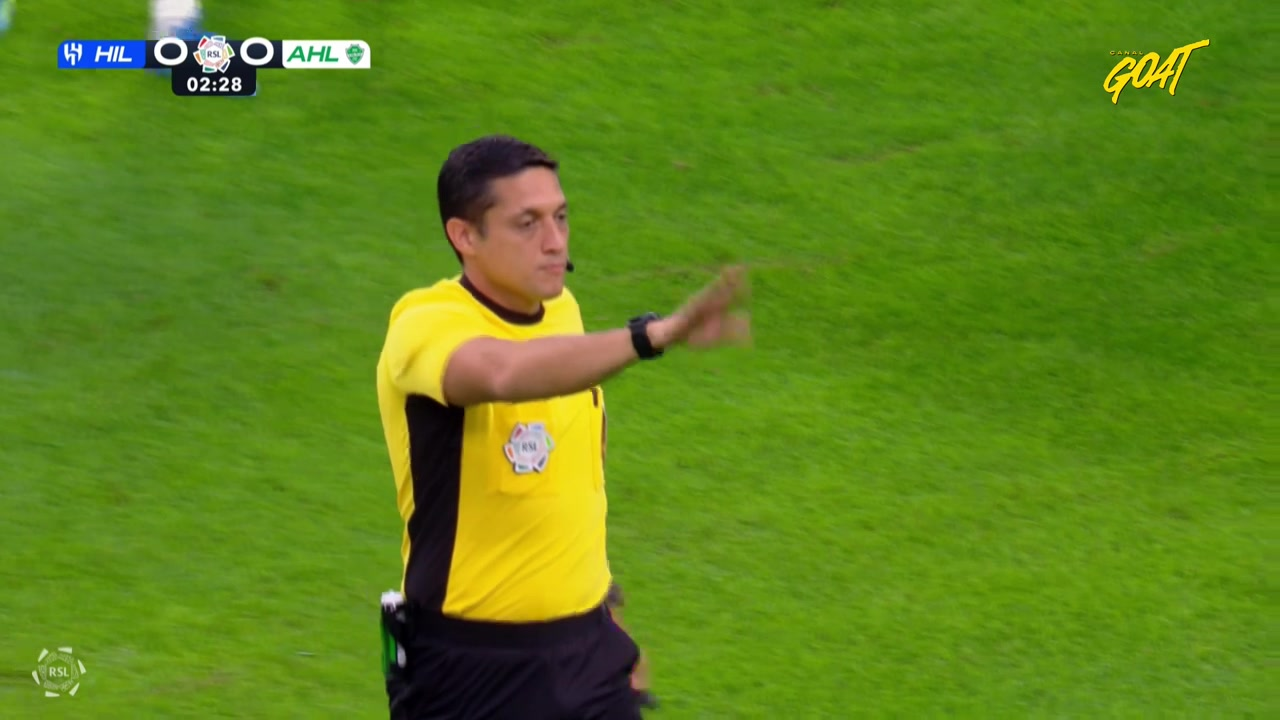
#> input picture tests/fixtures/placar_al_hilal_al_ahli_0x0.jpg, 1280 x 720 px; its folder holds only this picture in this run
$ python -i reels.py   (imports and definitions only)
#> lines starting #> are read from the running program, lines starting #| are printed output that depends on the picture; after the words box and inside, x2 and y2 are one past the last pixel; in counts of white or black regions, pixels touching at a corner belong together
"""
O clipe em 9:16, com a janela do corte ACOMPANHANDO o lance.

POR QUE NÃO É FUNDO DESFOCADO
    Fundo desfocado é o caminho seguro e é o que eu tinha proposto primeiro.
    O Vini recusou com razão: os canais grandes postam gol em 9:16 com a
    imagem cheia e a câmera seguindo a jogada, e ninguém quer parecer o
    amador ao lado deles.

POR QUE NÃO É RASTREIO DE BOLA
    Em plano aberto de transmissão a bola tem de 5 a 15 pixels, borra no
    chute, some atrás de perna e é confundida com meia branca e marcação de
    campo. Detector pronto erra muito nesse enquadramento e ainda custa
    minutos de CPU por clipe — num fluxo em que a graça é postar enquanto a
    comemoração rola, isso mata a ideia sozinho.

O QUE ELE FAZ, ENTÃO
    Grama é a cor dominante e não interessa. O que interessa — jogadores,
    árbitro, bola, trave — é tudo que NÃO é verde. Então a janela segue o
    centro de massa do não-verde, olhando só a faixa do campo (fora
    arquibancada, placar e o letreiro de patrocínio no rodapé).

    Isto é a mesma família do "auto reframe" do Premiere e do CapCut:
    saliência mais suavização. A transmissão já fez o trabalho difícil — o
    cinegrafista seguiu a bola — e aqui só é preciso não jogar fora o que
    ele enquadrou.

O QUE FAZ PARECER EDITADO, E NÃO AUTOMÁTICO
    Não é a detecção: é a SUAVIZAÇÃO e o LIMITE DE VELOCIDADE. Sem os dois,
    a janela treme a cada passe (o centro de massa pula quando um jogador
    entra ou sai do quadro) e panorâmica rápida em cima de panorâmica rápida
    embrulha o estômago de quem assiste. Tremor é o que denuncia automação.

MEDIDO EM CLIPE DE VERDADE (05/09/26)
    Num clipe de 22s do Al Hilal x Al Ahli, a janela andou 218 px dos 875
    possíveis, acompanhando árbitro e jogadores. Análise + recodificação
    levaram segundos, sem placa de vídeo.
"""
import glob
import os
import shutil
import subprocess
import tempfile

# Quadros por segundo da ANÁLISE. Não é a taxa do vídeo final: é de quantos
# em quantos instantes eu pergunto "onde está a ação?". Seis por segundo é
# mais que suficiente para uma janela que se move devagar, e mantém a conta
# barata.
FPS_ANALISE = 6.0
LARG_ANALISE = 320          # os quadros da análise são reduzidos para isto

# A faixa do quadro que eu olho. Fora dela: arquibancada em cima (torcida é
# "não-verde" e puxaria a janela para o alto o tempo todo) e o letreiro de
# patrocínio embaixo, que é fixo e não é lance.
TOPO_UTIL, BASE_UTIL = 0.38, 0.96

# Quanto tempo de janela a média móvel cobre. Dois segundos: curto demais
# treme, longo demais chega atrasado no contra-ataque.
SUAVIZACAO_SEG = 2.0

# Teto de velocidade da panorâmica, em pixels do quadro original por segundo.
VELOCIDADE_MAX = 55.0


def _mascara_nao_grama(img):
    """Uma imagem em cinza: claro onde NÃO é gramado."""
    from PIL import Image, ImageChops
    r, g, b = img.convert("RGB").split()
    # Verde domina quando g é maior que r E que b. O que sobra do máximo
    # entre (g-r) e (g-b) é o quanto aquele pixel é "verde"; invertendo,
    # tenho o quanto ele é qualquer outra coisa.
    verde = ImageChops.lighter(ImageChops.subtract(g, r),
                               ImageChops.subtract(g, b))
    return ImageChops.invert(verde.point(lambda v: 255 if v > 12 else 0))


def _centro_da_acao(caminho: str) -> float | None:
    """A coluna onde está a ação neste quadro, de 0 a LARG_ANALISE."""
    from PIL import Image
    with Image.open(caminho) as img:
#> img is the input picture: PIL image 1280x720 RGB; mean R, G, B 94.2, 132.2, 25.5
        larg, alt = img.size
#> larg = 1280; alt = 720
        faixa = img.crop((0, int(alt * TOPO_UTIL), larg, int(alt * BASE_UTIL)))
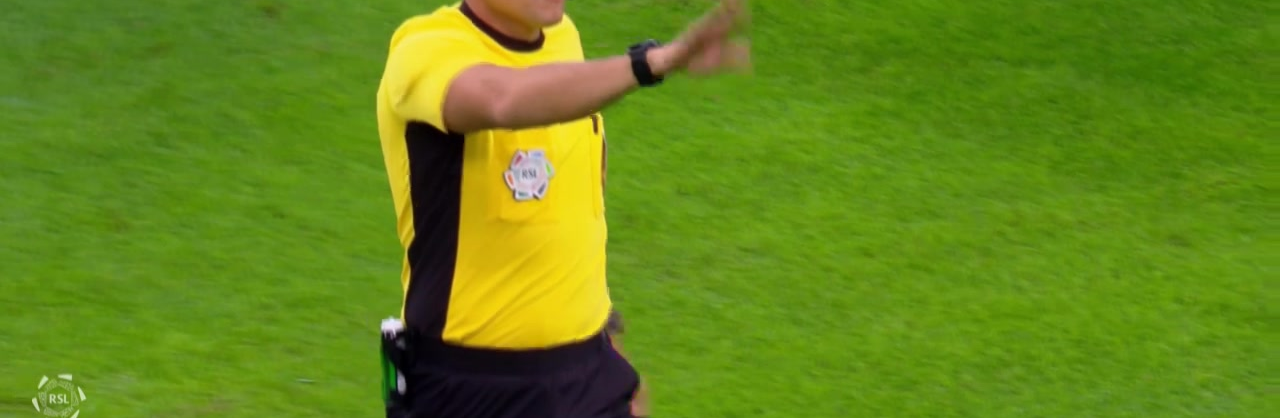
#> faixa: PIL image 1280x418 RGB; mean R, G, B 101, 135.1, 24.7
        mascara = _mascara_nao_grama(faixa)
#> in _mascara_nao_grama, `r, g, b = img.convert("RGB").split()`:
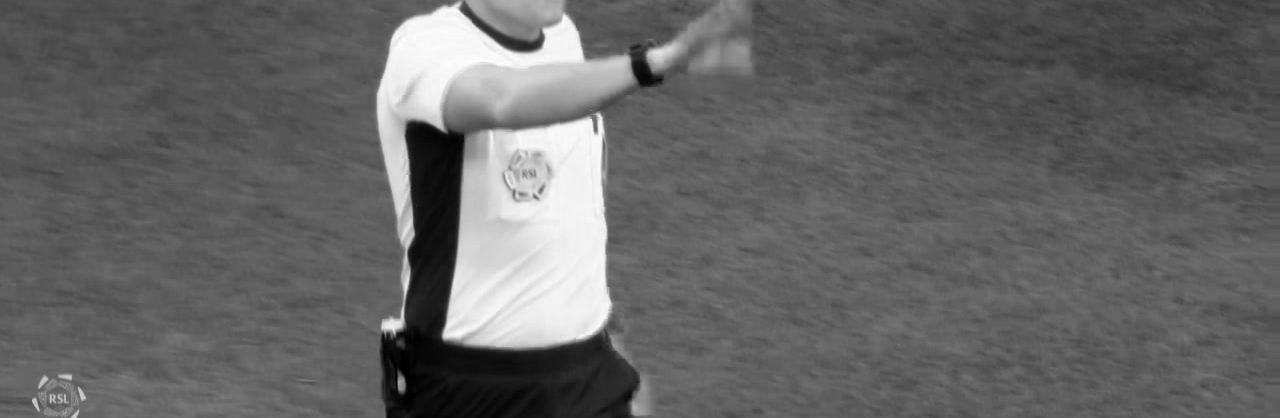
#> r: PIL image 1280x418 L; min 0, max 255, mean 101
#> in _mascara_nao_grama, `r, g, b = img.convert("RGB").split()`:
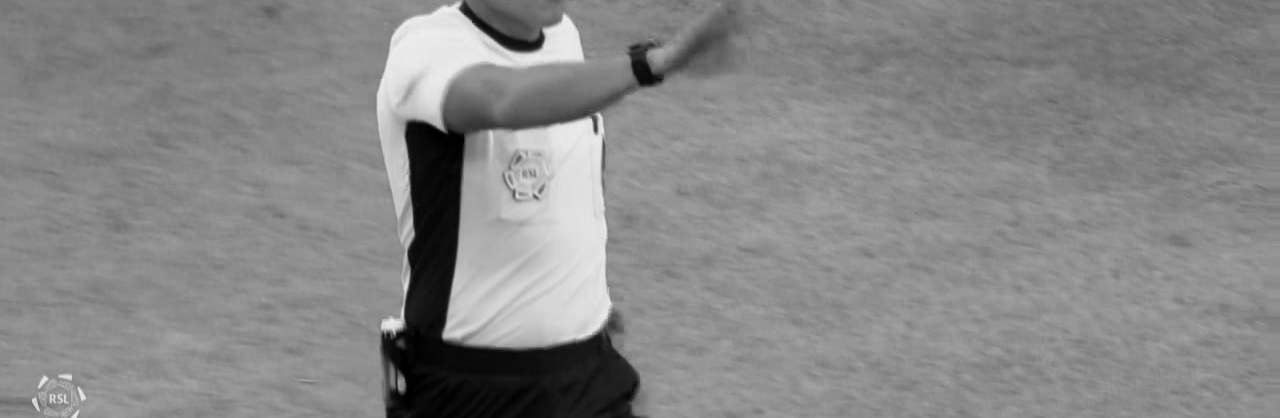
#> g: PIL image 1280x418 L; min 0, max 247, mean 135.1
#> in _mascara_nao_grama, `r, g, b = img.convert("RGB").split()`:
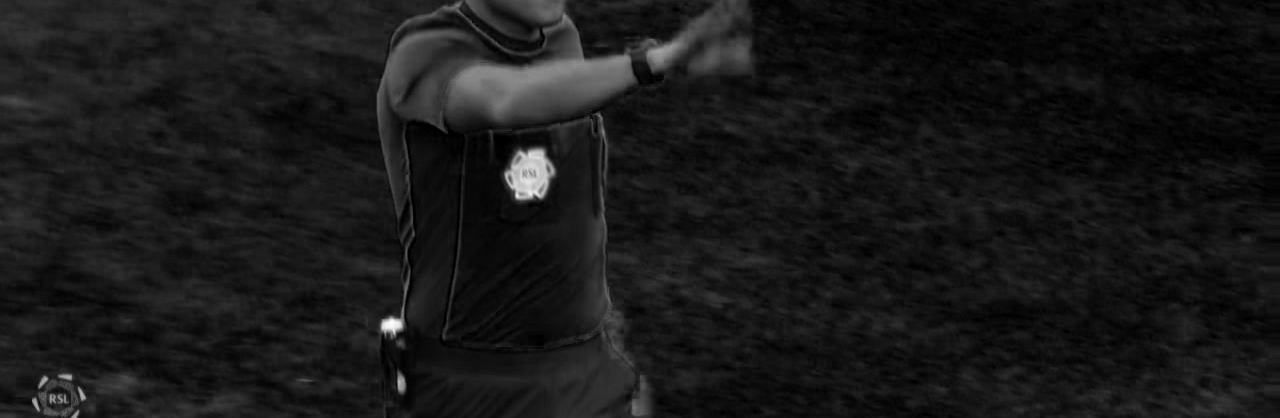
#> b: PIL image 1280x418 L; min 0, max 252, mean 24.7
#> in _mascara_nao_grama, `verde = ImageChops.lighter(ImageChops.subtract(g, r), ImageChops.subtr..`:
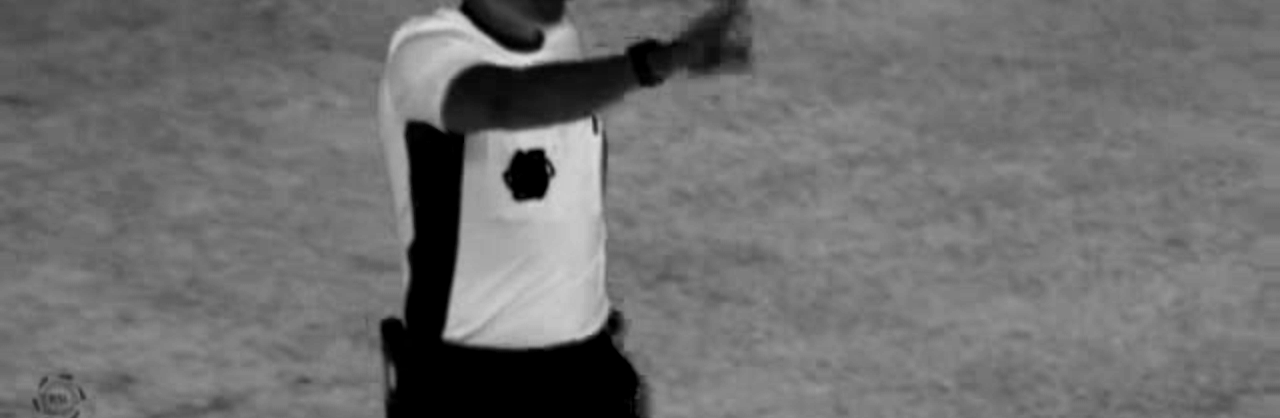
#> verde: PIL image 1280x418 L; min 0, max 218, mean 110.8
#> in _mascara_nao_grama, `return ImageChops.invert(verde.point(lambda v: 255 if v > 12 else 0))`:
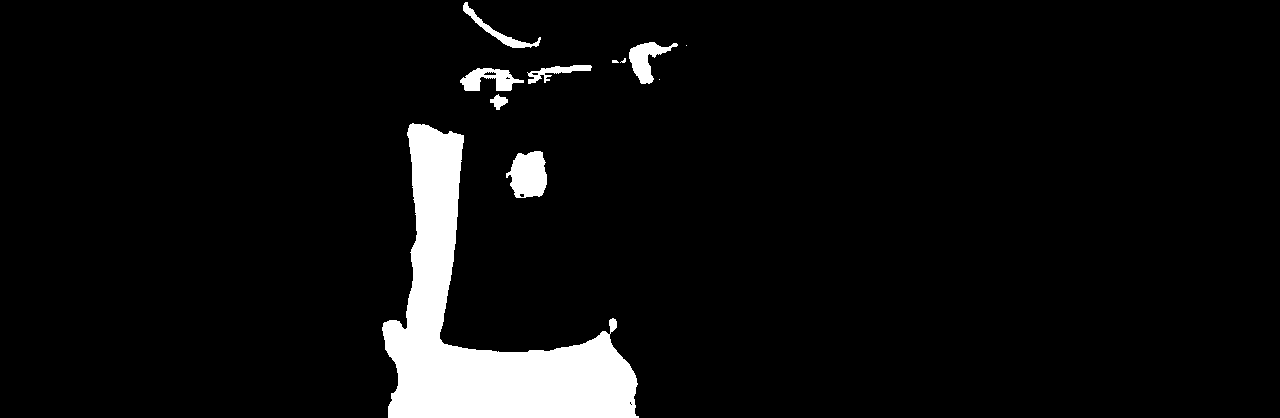
#> returned value: PIL image 1280x418 L; 5.9% white; 11 white regions (4 under 20 px), largest, box (x1, y1, x2, y2) and area: (382, 123, 639, 418) 27000, (506, 151, 547, 198) 1443, (629, 42, 678, 84) 890
        # Reduzir para uma linha dá a média de cada coluna numa chamada só —
        # em vez de varrer 57 mil pixels em Python, que seria lento no
        # servidor e é onde uma versão ingênua deste arquivo morreria.
        linha = mascara.resize((larg, 1), Image.BILINEAR)
        pesos = list(linha.getdata())
#> pesos = 1280 values, max 190 at index 417, min 0 at index 0, mean 13.81
    total = sum(pesos)
#> total = 17674
    if total <= 0:
        return None
    return sum(i * p for i, p in enumerate(pesos)) / total


# [104 lines left out: functions _curva, _dimensoes, montar, not called in this run]

>>> result = _centro_da_acao('tests/fixtures/placar_al_hilal_al_ahli_0x0.jpg')
#> result = 485.5

$ run again, on tests/fixtures/placar_al_hilal_al_ahli_1x0.jpg
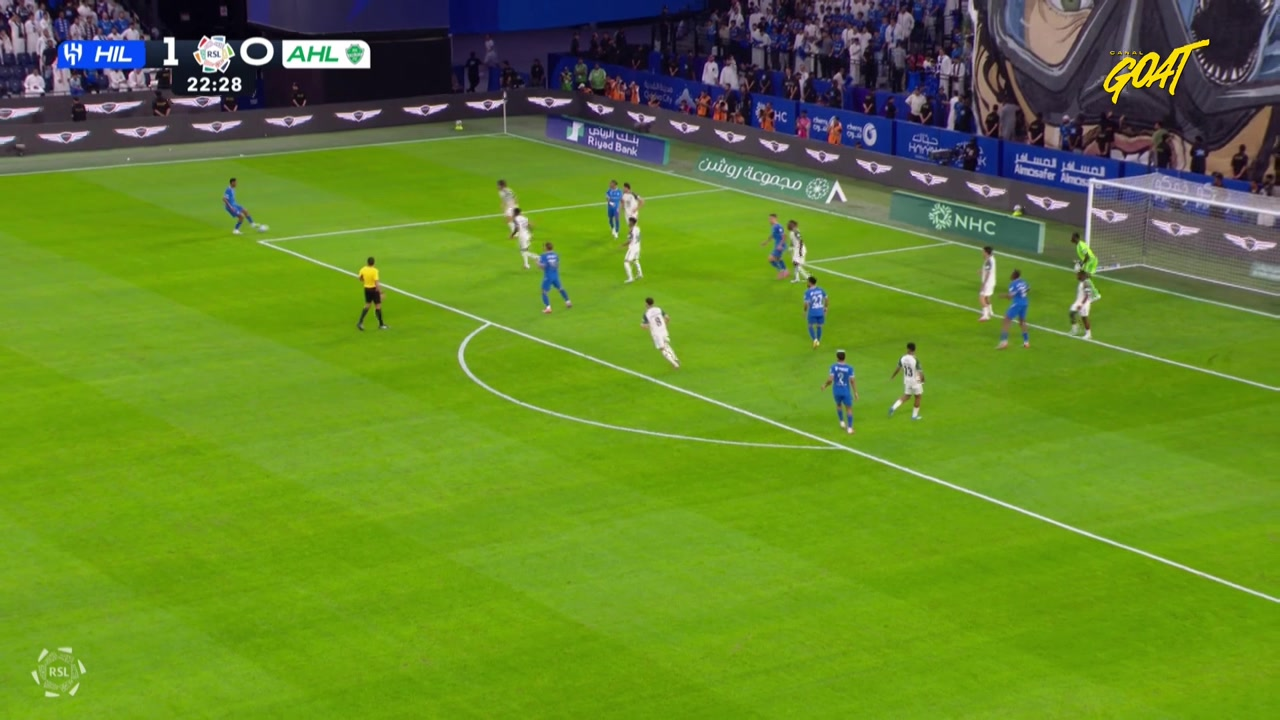
#> input picture tests/fixtures/placar_al_hilal_al_ahli_1x0.jpg, 1280 x 720 px
#> in _centro_da_acao, img is the input picture: PIL image 1280x720 RGB; mean R, G, B 100.3, 133.9, 41.2
#> in _mascara_nao_grama, `verde = ImageChops.lighter(ImageChops.subtract(g, r), ImageChops.subtr..`:
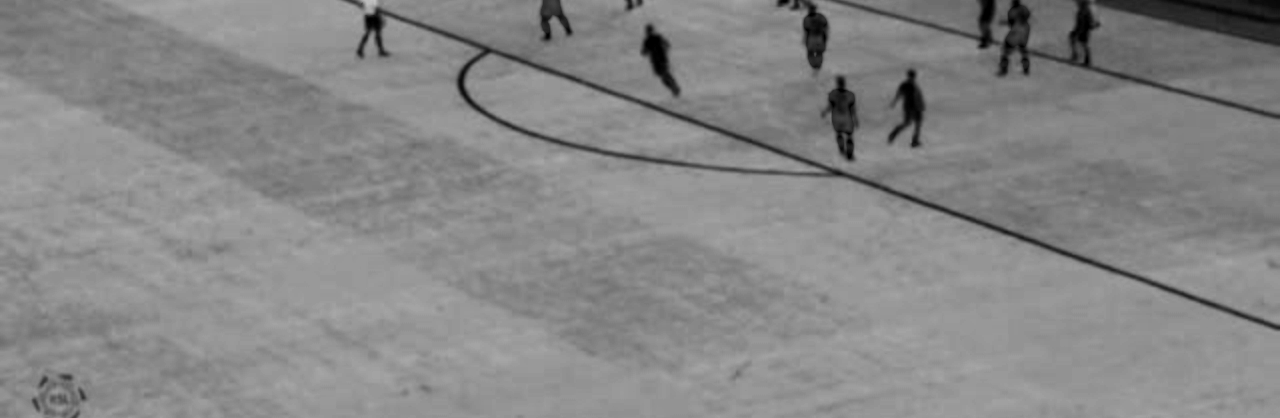
#> verde: PIL image 1280x418 L; min 0, max 195, mean 134.6
#> in _mascara_nao_grama, `return ImageChops.invert(verde.point(lambda v: 255 if v > 12 else 0))`:
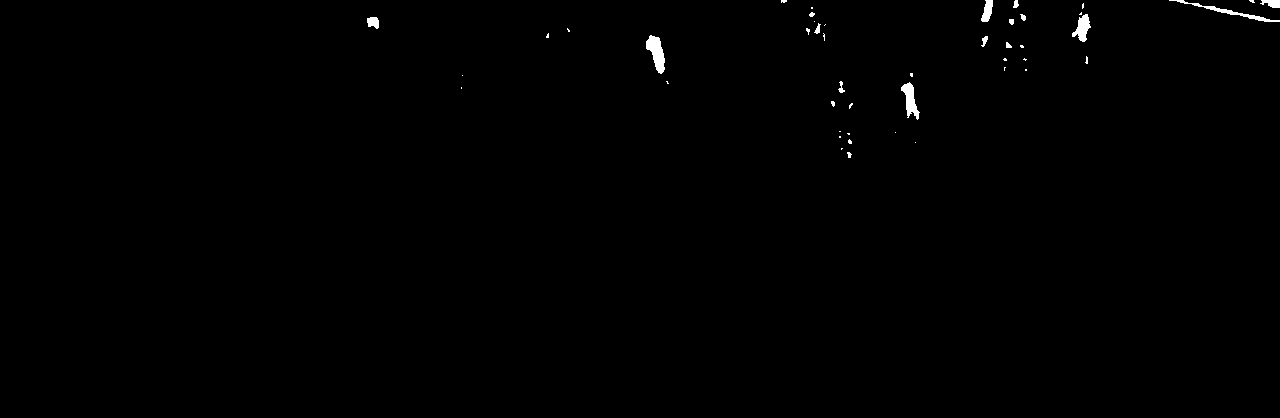
#> returned value: PIL image 1280x418 L; 0.43% white; 46 white regions (30 under 20 px), largest, box (x1, y1, x2, y2) and area: (646, 35, 665, 74) 425, (901, 82, 920, 120) 339, (1169, 0, 1280, 22) 326
#> pesos = 1280 values, max 21 at index 908, min 0 at index 0, mean 0.866
#> total = 1108
#> result = 916.1
